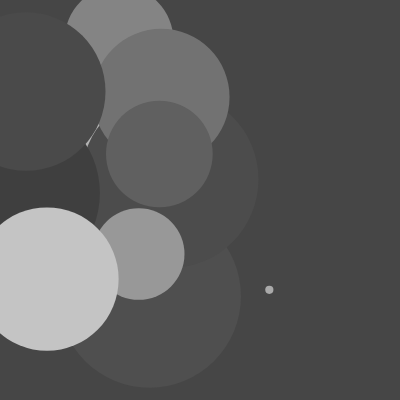
Frame 1 (no input)
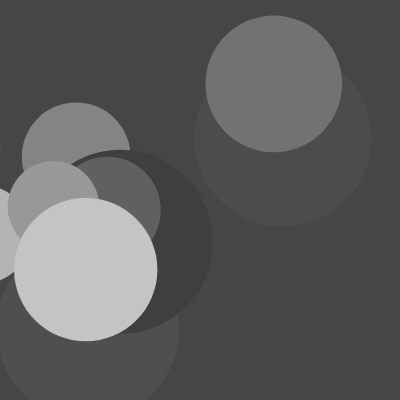
Frame 60 (no input)
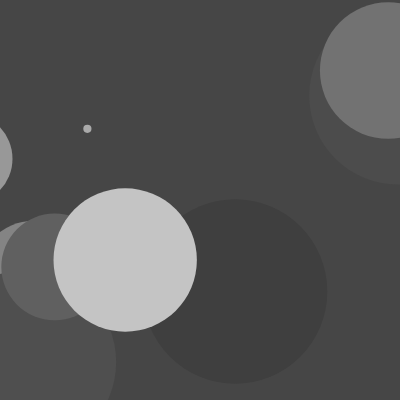
Frame 120 (the mouse pressed at the canvas centre since frame 60)

The p5.js sketch that drew these frames (run headless with seeded random() and noise() and a simulated clock; from frame 60 on, the mouse is pressed at the canvas centre):

// p5.js sketch
// ── sketch.js
let randomCircles = {
    x: [],
    y: [],
    diameter: [],
    kleur: []
    // een array gegeven voor kleur
};

let snelheid = {
    x: [],
    y: []
};

let numberOfCircles = 11;


function setup() {
    createCanvas(400, 400);

    for(let counter = 0; counter < numberOfCircles; counter++) {
        randomCircles.x.push(Math.random() * 300);
        randomCircles.y.push(Math.random() * 300);
        randomCircles.diameter.push(Math.random() * 200);

        snelheid.x.push(Math.random() * 4 - 2);
        snelheid.y.push(Math.random() * 4 - 2);

        // in map() een random toegevoegd om verschillende grijs tintent te krijgen
        let tint = map(Math.random(), 0, 1, 50, 200);
        randomCircles.kleur.push(tint);
    }
}


function draw() {
    background(70);

    for(let counter = 0; counter < numberOfCircles; counter++) {
        noStroke()
        fill(randomCircles.kleur[counter]);
        circle(randomCircles.x[counter] += snelheid.x[counter], randomCircles.y[counter] += snelheid.y[counter], randomCircles.diameter[counter]);
    }
}
